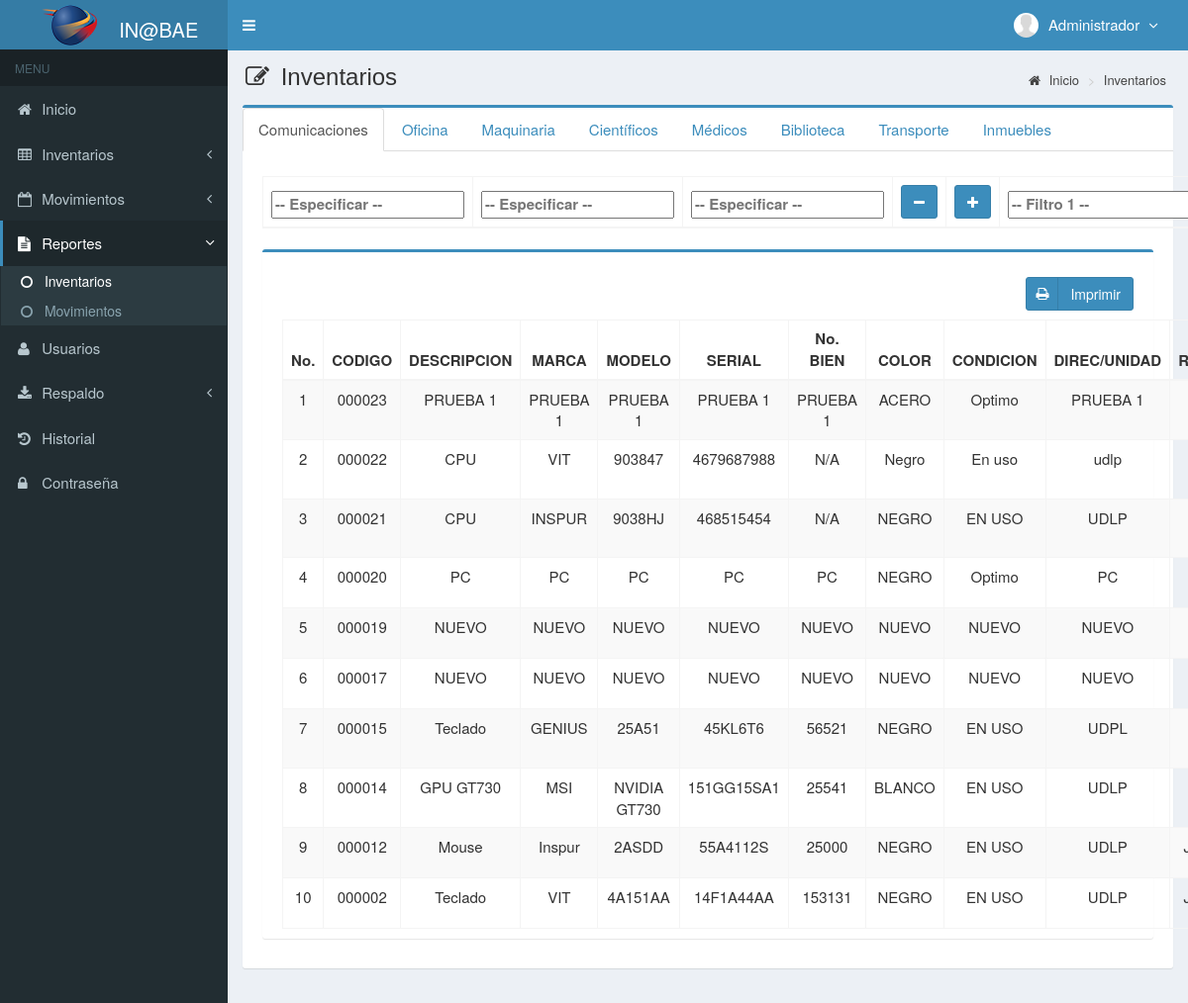
The app's page /main.php?module=stock_inventory (signed in), older data.
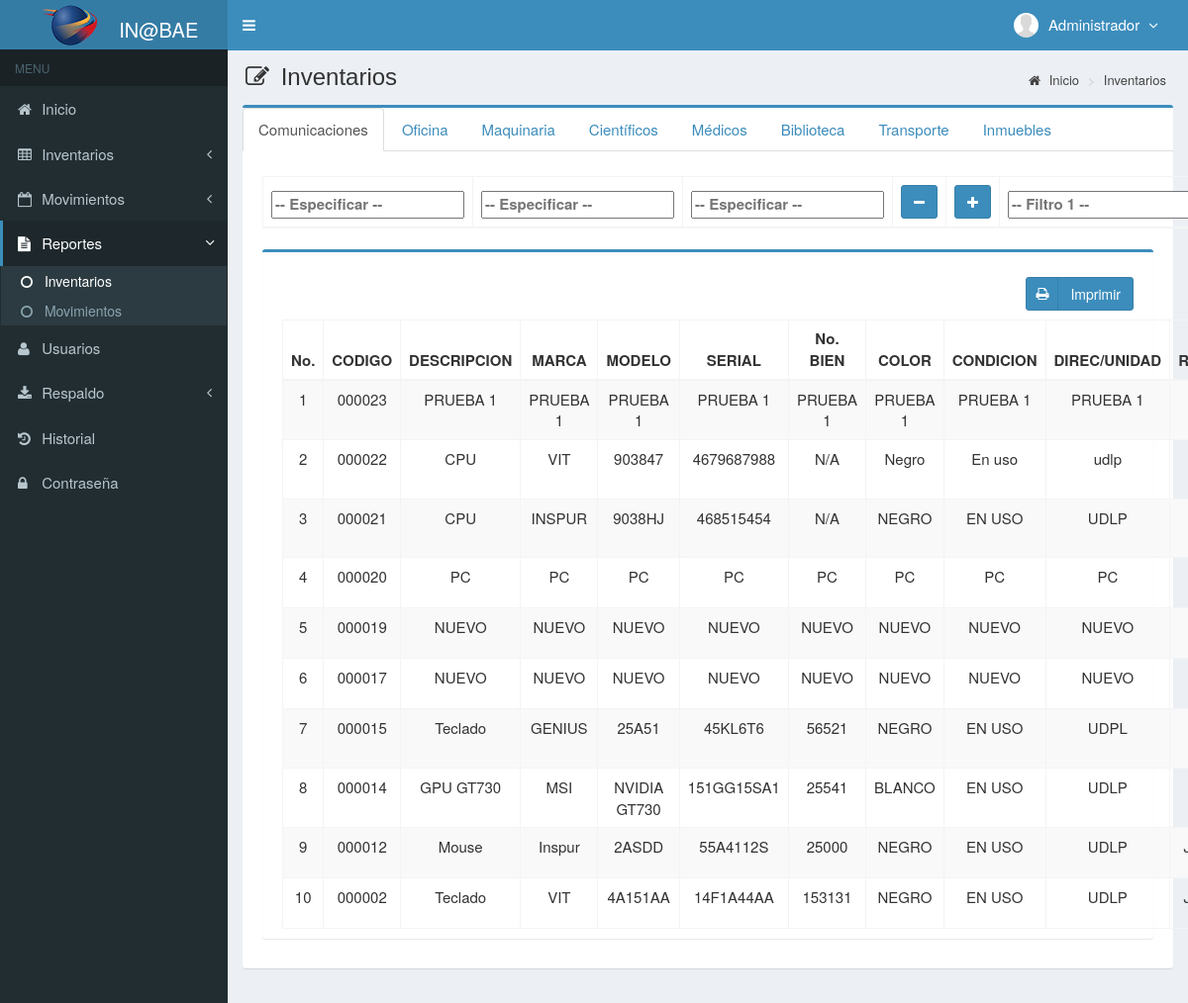
The same page, newer data.
### tables this page shows
CREATE TABLE `inventario` (
  `categoria` varchar(300) NOT NULL,
  `codigo` varchar(10) NOT NULL,
  `serial` varchar(20) NOT NULL,
  `nombre` varchar(300) NOT NULL,
  `marca` varchar(300) NOT NULL,
  `modelo` varchar(300) NOT NULL,
  `cantidad` int(10) NOT NULL,
  `clasificacion` varchar(300) NOT NULL,
  `sede` varchar(300) NOT NULL,
  `pertenece` varchar(300) NOT NULL,
  `cedula` varchar(10) NOT NULL,
  `bienesN` varchar(20) NOT NULL,
  `color` varchar(10) NOT NULL,
  `descripcion` varchar(300) NOT NULL,
  `condicion` varchar(300) NOT NULL,
  `ubicacion` varchar(300) NOT NULL,
  `precio_compra` int(11) NOT NULL,
  `precio_venta` int(11) NOT NULL,
  `unidad` varchar(20) NOT NULL,
  `stock` int(11) NOT NULL,
  `estado` enum('chequeado','nochequeado') NOT NULL DEFAULT 'chequeado',
  `created_user` int(3) NOT NULL,
  `created_date` timestamp NOT NULL DEFAULT current_timestamp(),
  `updated_user` int(3) NOT NULL,
  `updated_date` timestamp NOT NULL DEFAULT current_timestamp(),
  `tipo` varchar(300) DEFAULT NULL,
  `responsable` varchar(300) DEFAULT NULL,
  `uso` varchar(20) DEFAULT NULL,
  `detalles` varchar(300) NOT NULL,
  `foto` varchar(100) DEFAULT NULL
);

### modules/stock_inventory/view2.php (the view, shortened to what the changed rows need)
<section class="content-header">
  <h1>
    <i class="fa fa-edit icon-title"></i> Inventarios
  </h1>
</section>
<section class="content">
  <div class="row">
    <div class="col-md-12">
      <div class="box box-primary">
        <div role="tabpanel">
          <div class="tab-content">
            <div role="tabpanel" class="tab-pane active" id="Comunicaciones">
              <form role="form" class="form-horizontal" action="modules/stock_inventory/print_filter.php" method="POST" target="_blank">
                <div class="box-body">
                  <form name="formulario" method="POST" action="modules/stock_inventory/print_filter.php" target="_blank">
                    <table id="dataTables1" class="table table-bordered table-striped table-hover">
                      <thead>
                        <tr>
                          <th class="center">
                            <input list="items_Comunicaciones" type="text" name="filtrado" id="f_comu" autocomplete="off" required="true" placeholder="-- Especificar --" onpaste="return false" onkeypress="return false" autocomplete="off">
                          </th>
                          <th class="center"><input list="items_Comunicaciones" type="text" name="filtrado2" id="f_comu2" placeholder="-- Especificar --" onpaste="return false" onkeypress="return false" autocomplete="off">
                          <th class="center"><input list="items_Comunicaciones" type="text" name="filtrado3" id="f_comu3" placeholder="-- Especificar --" onpaste="return false" onkeypress="return false" autocomplete="off">
                          <th class="center"> <a data-toggle="tooltip" class="btn btn-primary btn-mb" id="cbtn_o">
                          <i style="color:#fff" class="fa fa-minus"></i>
                          </th>
                          <th class="center"> <a data-toggle="tooltip" class="btn btn-primary btn-mb" id="cbtn_v">
                            <i style="color:#fff" class="fa fa-plus"></i>
                          </th>
                          <th class="center"><input class="chosen-select" class="col-mb-2 form-control" class="col-mb-2 form-control" type="text" name="filtro" id="filtro" value="" placeholder="-- Filtro 1 --"></th>
                          </th>
                        </tr>
                      </thead>
                    </table>
                  </form>
                  <div class="row">
                    <div class="col-md-12">
                      <div class="box box-primary">
                        <div class="box-body" id="contenido">
                          <table id="dataTables2" class="table table-bordered table-striped table-hover">
                            <thead>
                              <tr>
                                <th class="center">No.</th>
                                <th class="center">CODIGO</th>
                                <th class="center">DESCRIPCION</th>
                                <th class="center">MARCA</th>
                                <th class="center">MODELO</th>
                                <th class="center">SERIAL</th>
                                <th class="center">No. BIEN</th>
                                <th class="center">COLOR</th>
                                <th class="center">CONDICION</th>
                                <th class="center">DIREC/UNIDAD</th>
                                <th class="center">RESPONSABLE</th>
                              </tr>
                            </thead>
                            <tbody>
                            <?php
                            $no = 1;
                              $query = mysqli_query($mysqli, "SELECT * FROM inventario WHERE categoria='Comunicaciones' ORDER BY codigo DESC ")
                                or die('error: ' . mysqli_error($mysqli));
                              while ($data = mysqli_fetch_assoc($query)) {
                                echo "<tr>
                                  <td width='50'  class='center'>$no</td>
                                  <td width='50'  class='center'>$data[codigo]</td>
                                  <td width='100' class='center'>$data[descripcion]</td>
                                  <td width='100' class='center'>$data[marca]</td>
                                  <td width='100' class='center'>$data[modelo]</td>
                                  <td width='100' class='center'>$data[serial]</td>
                                  <td width='100' class='center'>$data[bienesN]</td>
                                  <td width='100' class='center'>$data[color]</td>
                                  <td width='100' class='center'>$data[condicion]</td>
                                  <td width='100' class='center'>$data[unidad]</td>
                                  <td width='100' class='center'>$data[responsable]</td>
                                  <td width='100' class='center'>$data[cedula]</td>
                                  <td width='100' class='center'>$data[ubicacion]</td>
                                  <td width='100' class='center'>$data[sede]</td>
                                  <td width='100' class='center'>$data[pertenece]</td>
                                  <td width='80'  class='center'>
                                <div>
                    <a class='btn btn-primary btn-social pull-right' id='qr' data-toggle='modal' data-target='#exampleModal'>
                          <i id='$data[serial]' style='color:#000' class='fa fa-qrcode fa-2x'></i> QR
                    </a>";
                            $no++;
                            }
                            ?>
                            </tbody>
                          </table>
                        </div>
                      </div>
                    </div>
                  </div>
                </div>
              </form>
            </div>
        </div>
      </div>
    </div>
  </div>
</section>

Row changes from the older to the newer data that the page shows:
changed inventario "PRUEBA 1": color "ACERO" → "PRUEBA 1"; condicion "Optimo" → "PRUEBA 1"
changed inventario "PC": color "NEGRO" → "PC"; condicion "Optimo" → "PC"
